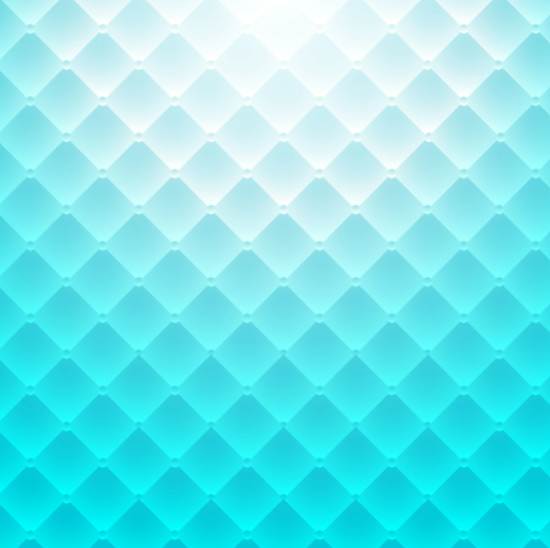
#> input picture OpenCV-Image-Processing/img_2.png, 550 x 548 px
$ python 'Image Histograms.py'
#> lines starting #> are read from the running program, lines starting #| are printed output that depends on the picture
import cv2
import matplotlib.pyplot as plt
image = cv2.imread("img_2.png")
#> image is the input picture: shape (548, 550, 3); mean B, G, R 238.2, 232.5, 115.3
cv2.imshow("Image",image)
hsv = cv2.cvtColor(image,cv2.COLOR_BGR2HSV)
#> hsv: shape (548, 550, 3); mean H, S, V 91.5, 133.6, 238.3
cv2.imshow('HSV',hsv)
histogram = cv2.calcHist([hsv],[0],None,[256],[0,256])
#> histogram = 256 values, max 105509 at index 91, min 0 at index 1, mean 1177.3
#([list of images],channels,mask,Hist_size,range)
plt.figure()
plt.title("HSV Histogram")
plt.xlabel("Bins")
plt.ylabel("Pixels")
plt.plot(histogram)
plt.xlim([0,256])
plt.show()
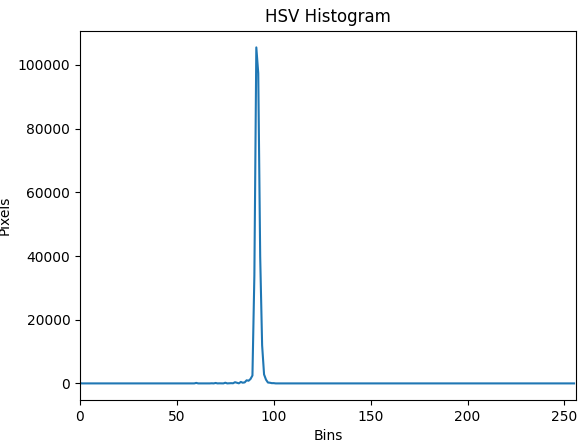
#> figure drawn by matplotlib, 1 panel; curve peaks at x = 91, y = 105509
cv2.waitKey(0)

#Similarly, various histograms can be created for all types of Images

$ run again, with OpenCV-Image-Processing/img_1.png copied over OpenCV-Image-Processing/img_2.png
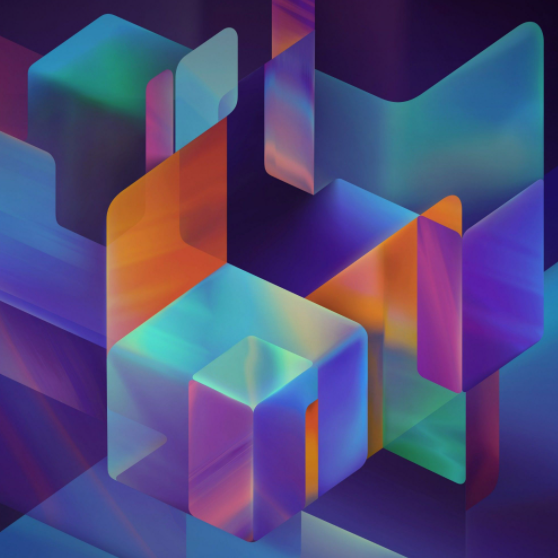
#> input picture OpenCV-Image-Processing/img_1.png, 558 x 558 px
#> image is the input picture: shape (558, 558, 3); mean B, G, R 121.1, 75.1, 80.1
#> hsv: shape (558, 558, 3); mean H, S, V 110.6, 156.5, 134.5
#> histogram = 256 values, max 15527 at index 132, min 0 at index 180, mean 1216.3
#> `plt.show()`:
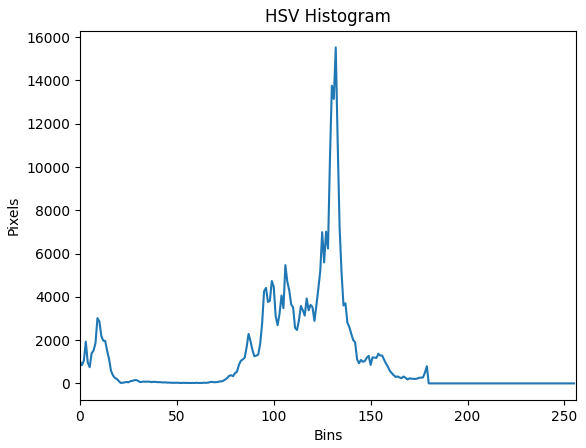
#> figure drawn by matplotlib, 1 panel; curve peaks at x = 132, y = 15527
